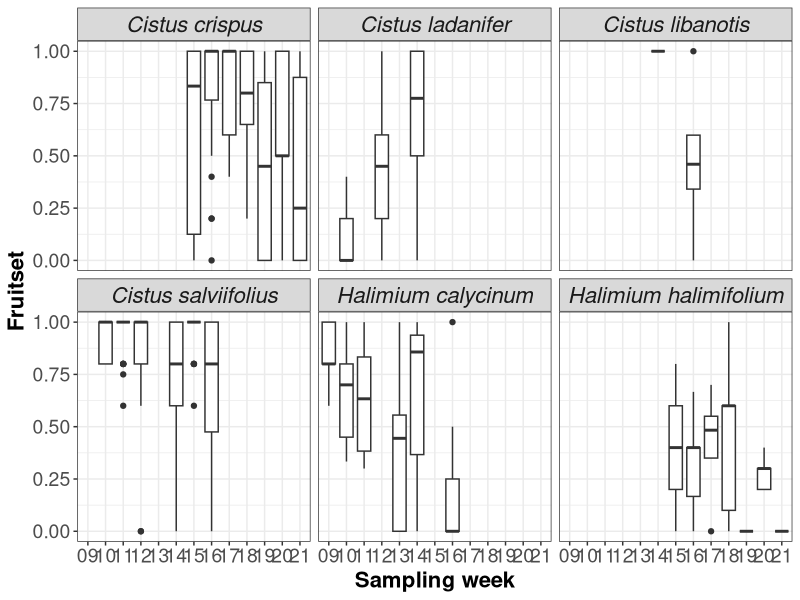
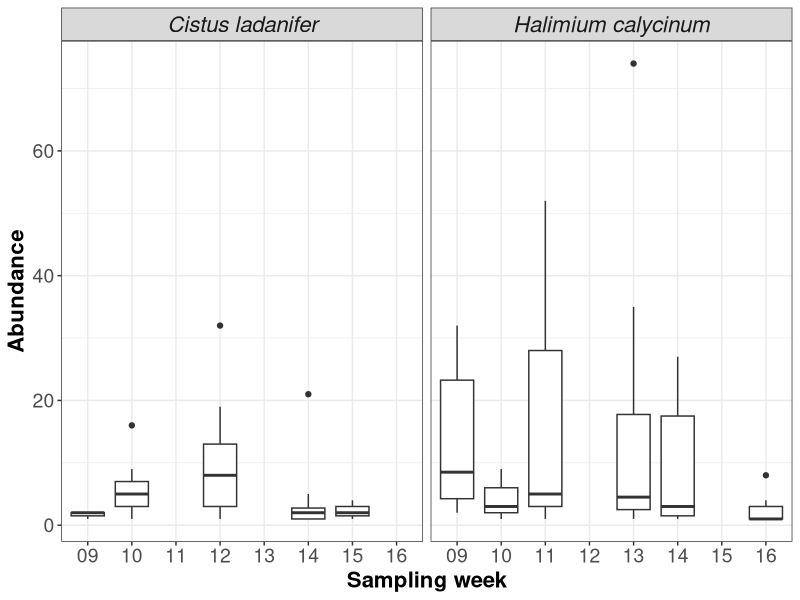
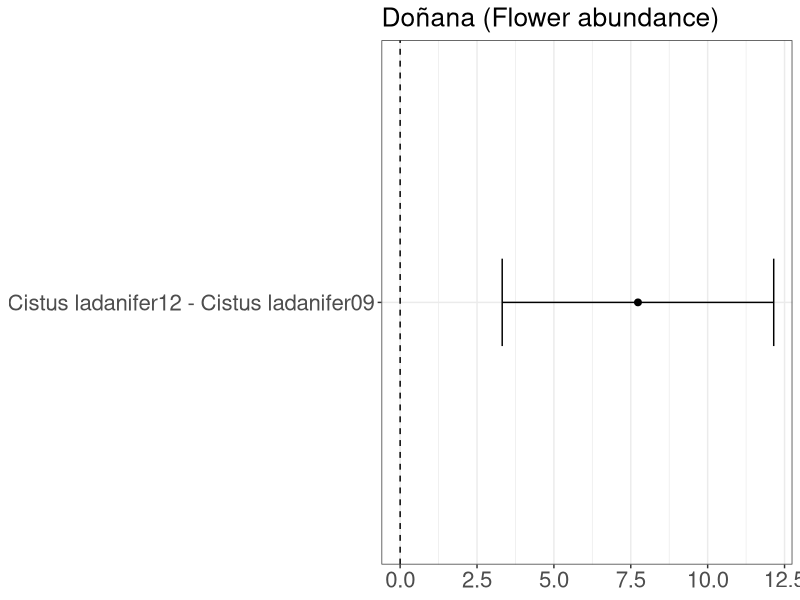

Write R code to recreate these figures, in order.

library(tidyverse)

#---------------------------------------
# Load fruitset data for Doñana 2021

fruitset_census <- read_csv("results/donana/fruitset_census_21.csv")  %>% filter(!is.na(Planta)) %>%
  mutate(fruitset = number_fruits/labelled_flowers)

fruitset_census$Planta  <-  gsub("_"," ",fruitset_census$Planta)


fruitset_census %>% group_by(Planta) %>% count() %>% arrange(desc(n))

png("figures/fruitset_per_week.png", width=1000*7, height = 1000*5, res=300*2)
ggplot(fruitset_census,aes(x=as.factor(Week_ISO), y = fruitset))+
  geom_boxplot()+
  geom_smooth(aes(x=Week_ISO),method = "lm", formula = y ~ I(x^3))+
  facet_wrap(~Planta)+
  labs(x="Sampling week", y = "Fruitset")+
  theme_bw()+
  theme(strip.text = element_text(face = "italic"))+ 
  theme( axis.text = element_text( size = 14 ),
         axis.text.x = element_text( size = 14 ),
         axis.title = element_text( size = 16, face = "bold" ),
         legend.position="none",
         # The new stuff
         strip.text = element_text(size = 16))
dev.off()

floral_census <- read_csv("results/donana/flora_census_21.csv")
floral_census$Planta  <-  gsub("_"," ",floral_census$Planta)

png("figures/abundance_C_ladanifer_Hali_calycinum.png", width=1000*7*.8, height = 1000*4*.8, res=300*2)
ggplot(floral_census %>% filter(Planta %in% c("Halimium calycinum","Cistus ladanifer")),aes(x=as.factor(Week_ISO), y = Flores))+
  geom_boxplot()+
  geom_smooth(aes(x=Week_ISO),method = "lm", formula = y ~ I(x^3))+
  facet_wrap(~Planta)+
  labs(x="Sampling week", y = "Abundance")+
  theme_bw()+
  theme(strip.text = element_text(face = "italic"))+ 
  theme( axis.text = element_text( size = 14 ),
         axis.text.x = element_text( size = 14 ),
         axis.title = element_text( size = 16, face = "bold" ),
         legend.position="none",
         # The new stuff
         strip.text = element_text(size = 16))
dev.off()

flora_census_filtered <- floral_census %>% filter(Planta %in% c("Halimium calycinum","Cistus ladanifer"))

flora_census_filtered %>% group_by(Planta,Week_ISO) %>% count() %>% arrange(Week_ISO)

# Realizar un análisis de varianza de dos factores
modelo <- aov(Flores ~ Week_ISO * Planta, data =flora_census_filtered)

# Mostrar un resumen del análisis
summary(modelo)


conditions_flora_census_filtered <- flora_census_filtered %>% mutate(condition=paste0(Planta,Week_ISO),
                                                                     condition=as.factor(condition))
  
library(sandwich)
library(multcomp)

amod <- aov(Flores ~ condition, conditions_flora_census_filtered)
amod_glht <- glht(amod, mcp(condition="Tukey"), vcov=vcovHC)
summary_report <- summary(amod_glht)
pvalues <- summary_report[["test"]][["pvalues"]]
pvalues[pvalues<0.05]
which(pvalues<0.05)
coefficients <- summary_report[["test"]][["coefficients"]][which(pvalues<0.05)]
sigma <- summary_report[["test"]][["sigma"]][which(pvalues<0.05)]
# confint(amod_glht)
# plot(confint(amod_glht))

results_observations_condition <- tibble(comparisson = names(coefficients),
                                     coefficients = as.numeric(coefficients),
                                     sigma = as.numeric(sigma))


png("figures/donana_condition_comparisson_fl_abundance_Cist_ladanifer_Hali_calycinum.png",
    width = 11.69*.9*0.8, # The width of the plot in inches
    height = 11.69*.5*600/450*.35, units = "in", res=300*2)

ggplot(results_observations_condition,aes(y = as.factor(comparisson)))+
  geom_point(aes(x=coefficients),size=2)+
  geom_errorbar(aes(xmin=coefficients-1.96*sigma, xmax=coefficients+1.96*sigma), width=.2)+
  geom_vline(xintercept = 0,linetype = "dashed")+
  theme_bw()+
  guides(size = "none")+
  labs(title="Doñana (Flower abundance)", x=NULL, y = NULL)+
  theme(axis.text=element_text(size=16),  plot.title=element_text(size=19))+
  theme(strip.text = element_text(size=15,face = "italic"))

dev.off()
